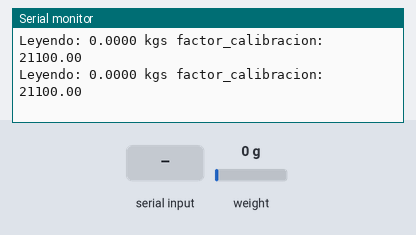
A sketch run on a simulated STM32 Blue Pill. Parts: the last lines printed to the serial monitor. The inputs (shaded band) are chosen by the test bench; at power-on: weight on the scale 0 g.

Above: at 2.2 s.
2.3 s: weight on the scale set to 100 g
At 2.31 s:
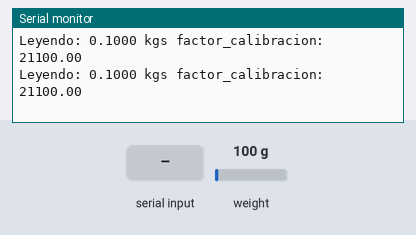
5.3 s: "+" received over Serial
At 5.33 s:
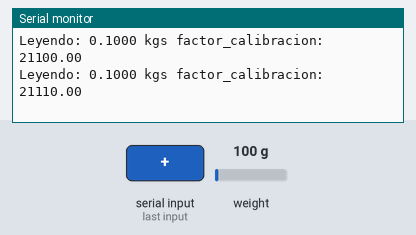
6.8 s: weight on the scale set to 1250 g
At 6.84 s:
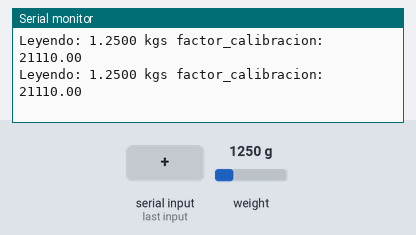
8.3 s: "-" received over Serial
At 8.34 s:
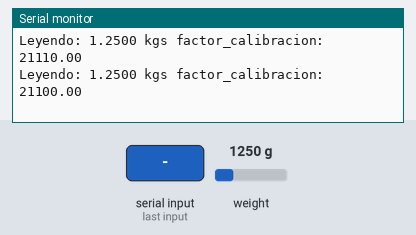
Timing chart, 0 to 10.8 s (numbered marks = the images above; inputs shaded):
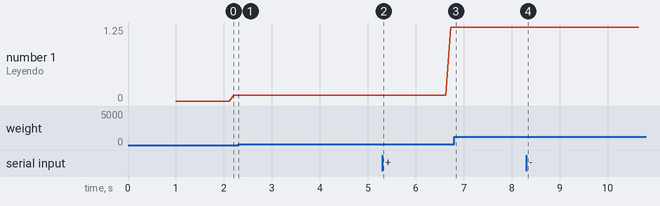

Measured:
- after the input at 2.3 s, the serial monitor: prints a new line at once (image 1)
- after the input at 5.3 s, the serial monitor: prints a new line at once (image 2)
- after the input at 6.8 s, the serial monitor: prints a new line at once (image 3)
- after the input at 8.3 s, the serial monitor: prints a new line at once (image 4)
- plotted number 1: 0.1 → 1.25 after the input at 5.3 s

The sketch:

calibration.ino
```cpp
#include "HX711.h"
const int LOADCELL_DOUT_PIN = PC_13;
const int LOADCELL_SCK_PIN = PC_6;

HX711 scales;
float factor_calibracion = 21100.00;

void setup() {
    Serial.begin(9600);

    scales.begin(LOADCELL_DOUT_PIN, LOADCELL_SCK_PIN);

    scales.set_scale();
    scales.tare();
}

void loop() {
scales.set_scale(factor_calibracion);

Serial.print("Leyendo: ");
  Serial.print(scales.get_units(1), 4);
  Serial.print(" kgs");
  Serial.print(" factor_calibracion: ");
  Serial.print(factor_calibracion);
  Serial.println();

  // Obtener información desde el monitor serie
  if (Serial.available())
  {
    char temp = Serial.read();
    if (temp == '+')
      factor_calibracion += 10;
    else if (temp == '-')
      factor_calibracion -= 10;
  }
}
```
